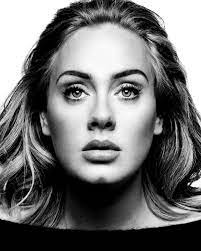
#> input picture photos/adel.jpeg, 201 x 251 px, given in place of adle.jpeg, which was not available
$ python global_method.py   (older library calls are emulated)
#> lines starting #> are read from the running program, lines starting #| are printed output that depends on the picture
import numpy as np
import argparse
from PIL import Image
import matplotlib.pyplot as plt
import cv2
from tqdm import tqdm


# [9 lines left out: function show_image, not called in this run]


def gradient_convolution(photos,kernel_size=3):
    if type(photos) != np.ndarray or len(photos.shape) > 2:
        tmp =[]
        for photo in photos:
           tmp.append(cv2.Sobel(photo, cv2.CV_64F, 1, 0, ksize=kernel_size))
        g_x = np.array(tmp)
        tmp =[]
        for photo in photos:
           tmp.append(cv2.Sobel(photo, cv2.CV_64F, 0, 1, ksize=kernel_size))
        g_y = np.array(tmp)
    else:
        g_x = cv2.Sobel(photos, cv2.CV_64F, 1, 0, ksize=kernel_size)
        g_y = cv2.Sobel(photos, cv2.CV_64F, 0, 1, ksize=kernel_size)

    return np.sqrt(np.power(g_x, 2) + np.power(g_y, 2))


def L_and_p_convolution(photos,kernel_size=3):
    if type(photos) != np.ndarray or len(photos.shape) > 2:
        tmp = []
        for photo in photos:
            tmp.append(cv2.blur(photo, (kernel_size, kernel_size)))
        return np.array(tmp)
    return cv2.blur(photos, (kernel_size, kernel_size))


def mse(a, b):
    res = ((a - b) ** 2)
    return res

# [10 lines left out: functions create_four_points_vertical, create_four_points_horizontal, not called in this run]


def create_square_photo(photo, size):
#> called with photo = 'photos/adle.jpeg', size = 200
    picture = Image.open(photo).convert('L')
    if picture.width != picture.height:
        pass
    picture = picture.resize((size, size), Image.ANTIALIAS)
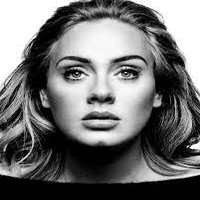
#> picture: PIL image 200x200 L; min 0, max 255, mean 113.3
    return np.array(picture) / 255


class GlobalMesh:
    def __init__(self, input_pics, product_size=200, heightfield=0.5,
                 light_angle=45, W_G=1.5, W_S=0.001, radius=10, iterations=200):

        self.photos = input_pics
        self.filter_images = gradient_convolution(L_and_p_convolution(self.photos))
        self.heightfield = heightfield
        self.product_size = product_size
        self.grid_size = int(product_size // self.heightfield)
        self.light_angle = light_angle
        self.radius = radius
        self.W_G = W_G
        self.W_S = W_S
        self.iterations = iterations
        self.calc_initialize_values()
        self.mesh_initialization()

    def calc_initialize_values(self):
        self.height = np.zeros([self.grid_size, self.grid_size])
        self.idx_cost = np.zeros(self.height.size)
        self.S = 1 / np.tan(self.light_angle * (np.pi / 180))
        self.T = 1
        self.alpha = self.T / self.iterations
        self.calculate_l = Calculate_L(self.radius, self.grid_size, len(self.photos)).calculate_next_L
        self.L = Calculate_L( self.radius, self.grid_size, len(self.photos)).calculate_L_total(self.height)
        self.pos_radius = np.arange(1, self.radius + 2)
        self.neg_radius = self.pos_radius[::-1]
        self.objective_value = self.get_objective_value(self.L)

    # [42 lines left out: functions mesh_initialization, iteration, check_objective_diff, not called in this run]


    def get_objective_value(self, L):
        g_convolution_p_convolution_l = gradient_convolution(L_and_p_convolution(L))
        h_convolution_g = gradient_convolution(self.height)
        l1 = mse(L_and_p_convolution(L), self.photos)
        l2 = self.W_G * mse(g_convolution_p_convolution_l, self.filter_images)
        l3 = self.W_S * mse(h_convolution_g, np.zeros(h_convolution_g.shape))
        l3 = l3[np.newaxis, :]
        loss = np.concatenate([l1, l2, l3])
        loss = np.sum(loss, axis=0).reshape(self.height.size)
        self.idx_cost = loss / loss.sum()
        return sum([l1.sum(),l2.sum(), l3.sum()])

    # [45 lines left out: functions legal_iteration, create_obj, not called in this run]

class Calculate_L:
    def __init__(self, radius, grid_size, num_of_photos):
        self.grid_size = grid_size
        self.radius = radius
        self.compare_idx = np.arange(1, radius + 1)
        self.current_matrix = np.arange(0, grid_size).reshape([grid_size, 1]) + self.compare_idx
        self.num_of_angles = num_of_photos

    def calculate_L_total(self, height):
        next_l = np.ones([self.num_of_angles, self.grid_size, self.grid_size])
        for row in range(0, self.grid_size):
            next_l = self.calculate_next_L(height, next_l, row, row)
        return next_l

    def calculate_next_L(self, height, next_l, row, col):
        next_l = next_l.copy()
        current_vector = None
        for direction in range(self.num_of_angles):
            if direction == 0:
                current_vector = height[row, :]
            elif direction == 1:
                current_vector = height[row, ::-1]
            elif direction == 2:
                current_vector = height[:, col]
            elif direction == 3:
                current_vector = height[::-1, col]
            vector_radius = self.add_radius(current_vector)
            tmp_matrix = (vector_radius[self.current_matrix] - self.compare_idx).max(axis=1)
            l_update = np.clip((current_vector - tmp_matrix), 0, 1)
            if direction == 0:
                next_l[direction, row, :] = l_update
            if direction == 1:
                l_update = l_update[::-1]
                next_l[direction, row, :] = l_update
            if direction == 2:
                next_l[direction, :, col] = l_update
            if direction == 3:
                l_update = l_update[::-1]
                next_l[direction, :, col] = l_update
        return next_l

    def add_radius(self, vector):
        joined = np.ones(self.grid_size + self.radius) * (-2000)
        joined[:vector.shape[0]] = vector
        return  joined

# [33 lines left out: function create_h_mesh, not called in this run]


def parse_args():
    parser = argparse.ArgumentParser()
    parser.add_argument('-o', '--output',
                        default='mesh_global.obj',
                        type=str)
    parser.add_argument('--product_size',
                        default=200, type=int)

    parser.add_argument("-i", "--iterations",
                        default=10**9, type=int)
    parser.add_argument("-g", "--w_gradient",
                        default=1.5, type=float )
    parser.add_argument("-s", "--w_smooth",
                        default=0.001, type=float )
    parser.add_argument("--heightfield",
                        default=0.5, type=int)
    parser.add_argument("-l", "--light_angle",
                        default=45, type=int )
    parser.add_argument('-p', '--photos', nargs='*',
                        default=["photos/adle.jpeg",
                                 "photos/elvis.jpeg",
                                 "photos/frida.jpeg",
                                 "photos/salvador_dali.jpeg"])
    return parser.parse_args()

if __name__ == '__main__':
    import sys
    import os

    sys.path.append(os.path.dirname(os.path.dirname(os.path.dirname(__file__))))
    args = parse_args()

    # Run
    resized_photos = []
    for photo in args.photos:
        tmp_photo =  create_square_photo(photo, int(args.product_size))
        resized_photos.append(tmp_photo)
#> pass 2 of the loop `for photo in args.photos:`:
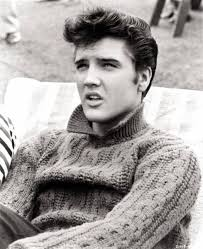
#> input picture photos/elvis.jpeg, 203 x 249 px
#> in create_square_photo (call 2), `picture = picture.resize((size, size), Image.ANTIALIAS)`:
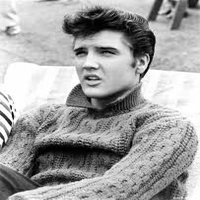
#> picture: PIL image 200x200 L; min 0, max 255, mean 161.3
#> pass 3 of the loop `for photo in args.photos:`:
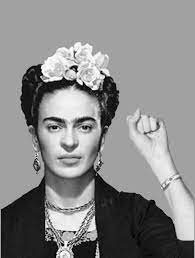
#> input picture photos/frida.jpeg, 195 x 258 px
#> in create_square_photo (call 3), `picture = picture.resize((size, size), Image.ANTIALIAS)`:
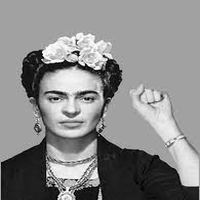
#> picture: PIL image 200x200 L; min 0, max 255, mean 137.5
#> the loop made 4 passes; the first 3 are shown

    global_mesh = GlobalMesh(input_pics=resized_photos,
                            product_size=args.product_size,
                            iterations=args.iterations,
                            heightfield=args.heightfield,
                            light_angle=args.light_angle,
                            W_G=args.w_gradient,
                            W_S=args.w_smooth)
#> after the loop in calculate_L_total, `for row in range(0, self.grid_size):`: height: shape (400, 400) float64; every value is 0
#> (the run stopped early here; a loop or call above may not have finished)
